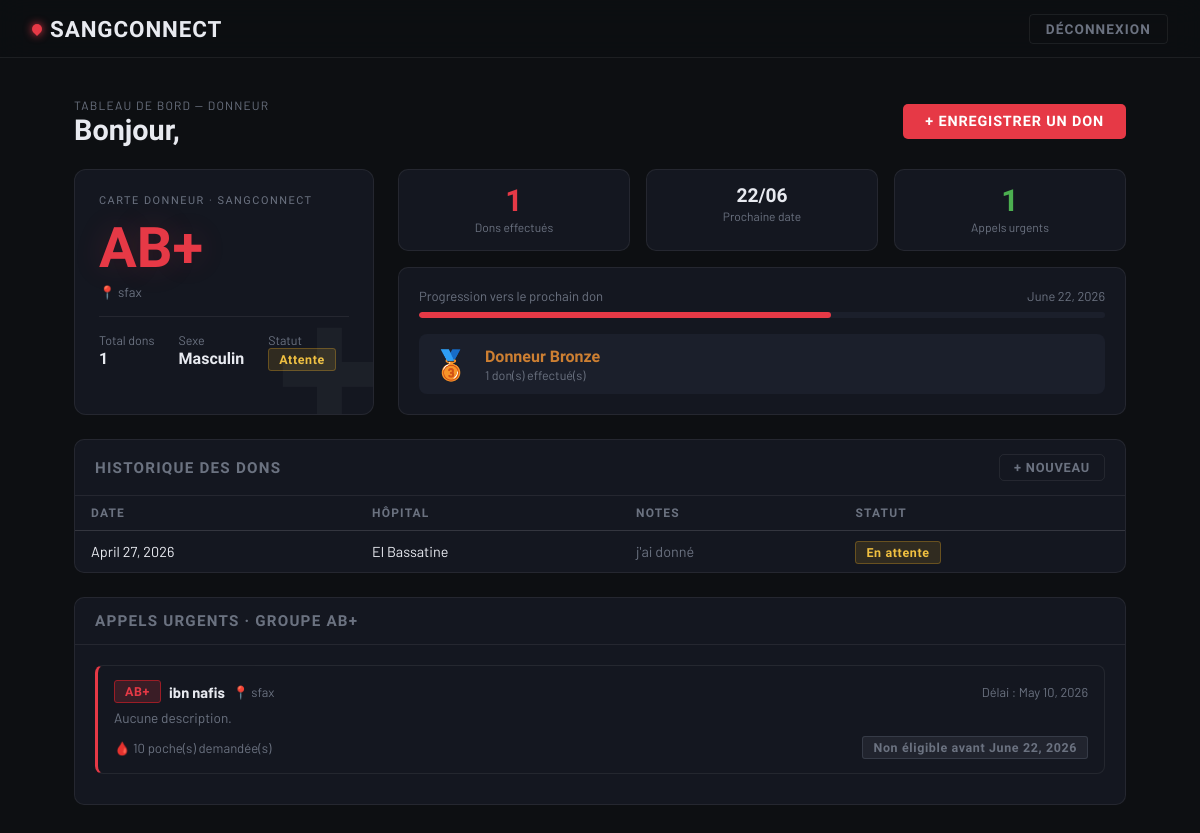
Screenshot of /donneurs/dashboard/ (signed in) with the database file from the repository.
### accounts/models.py (models this page shows, shortened)
class Donneur(models.Model):
    SEXE_CHOICES = [('M', 'Masculin'), ('F', 'Féminin')]
    user = models.OneToOneField(User, on_delete=models.CASCADE)
    groupe_sanguin = models.CharField(max_length=3, choices=GROUPES_SANGUINS)
    sexe = models.CharField(max_length=1, choices=SEXE_CHOICES)
    date_naissance = models.DateField()
    ville = models.CharField(max_length=100)
    telephone = models.CharField(max_length=20, blank=True)
    actif = models.BooleanField(default=True)
    def prochaine_date_don(self):
        dernier_don = self.don_set.order_by('-date_don').first()
        if not dernier_don:
            return date.today()
        delai = 56 if self.sexe == 'M' else 84
        return dernier_don.date_don + timedelta(days=delai)
    def est_eligible(self):
        return date.today() >= self.prochaine_date_don() and self.actif

class Hopital(models.Model):
    user = models.OneToOneField(User, on_delete=models.CASCADE)
    nom = models.CharField(max_length=200)
    adresse = models.TextField()
    ville = models.CharField(max_length=100)
    telephone = models.CharField(max_length=20)
    agrement = models.CharField(max_length=50, unique=True)
    valide = models.BooleanField(default=False)

### donneurs/models.py (models this page shows, shortened)
class Don(models.Model):
    donneur = models.ForeignKey(Donneur, on_delete=models.CASCADE)
    hopital = models.ForeignKey(Hopital, on_delete=models.SET_NULL, null=True)
    date_don = models.DateField()
    notes = models.TextField(blank=True)
    valide = models.BooleanField(default=False)

### hopitaux/models.py (models this page shows, shortened)
class DemandeUrgente(models.Model):
    hopital = models.ForeignKey(Hopital, on_delete=models.CASCADE)
    groupe_sanguin = models.CharField(max_length=3, choices=GROUPES_SANGUINS)
    quantite = models.PositiveIntegerField(help_text="Nombre de poches")
    delai = models.DateField(help_text="Date limite")
    description = models.TextField(blank=True)
    statut = models.CharField(max_length=20, choices=STATUT_DEMANDE, default='active')
    date_publication = models.DateTimeField(auto_now_add=True)

### donneurs/views.py (the view)
# urls.py: path('dashboard/', views.donneur_dashboard, name='donneur_dashboard'),
@login_required
def donneur_dashboard(request):
    donneur = get_object_or_404(Donneur, user=request.user)
    dons = Don.objects.filter(donneur=donneur)
    groupes_compatibles = COMPATIBILITE.get(donneur.groupe_sanguin, [])
    demandes = DemandeUrgente.objects.filter(
        statut='active',
        groupe_sanguin__in=groupes_compatibles
    )
    return render(request, 'donneurs/dashboard.html', {
        'donneur': donneur,
        'dons': dons,
        'demandes': demandes,
        'prochaine_date': donneur.prochaine_date_don(),
        'eligible': donneur.est_eligible(),
    })

### donneurs/templates/donneurs/dashboard.html (shortened to what this page needs)
{% extends 'accounts/base.html' %}
{% block content %}
<div class="d-flex justify-between align-center mb-4">
  <div>
    <div style="font-size:0.75rem; letter-spacing:0.1em; text-transform:uppercase; color:var(--muted); margin-bottom:4px;">
      Tableau de bord — Donneur
    </div>
    <h1 style="font-family:'Barlow Condensed',sans-serif; font-weight:800; font-size:1.8rem; line-height:1;">
      Bonjour, {{ donneur.user.get_full_name }}
    </h1>
  </div>
  <a href="{% url 'enregistrer_don' %}" class="btn-primary">+ Enregistrer un don</a>
</div>
<div class="dashboard-grid">
  <div class="donor-id-card">
    <div class="id-tag">Carte Donneur · SangConnect</div>
    <div class="blood-type">{{ donneur.groupe_sanguin }}</div>
    <div class="donor-city">📍 {{ donneur.ville }}</div>
    <hr class="id-divider">
    <div class="id-meta">
      <div class="id-meta-item">
        <div>Total dons</div>
        <div class="id-meta-val">{{ dons|length }}</div>
      </div>
      <div class="id-meta-item">
        <div>Sexe</div>
        <div class="id-meta-val">{{ donneur.get_sexe_display }}</div>
      </div>
      <div class="id-meta-item">
        <div>Statut</div>
        <div class="id-meta-val">
          {% if eligible %}<span class="badge-green">Éligible</span>{% else %}<span class="badge-yellow">Attente</span>{% endif %}
        </div>
      </div>
    </div>
  </div>
  <div>
    <div class="grid-3 mb-3">
      <div class="stat-mini">
        <div class="stat-mini-num num-red">{{ dons|length }}</div>
        <div class="stat-mini-lbl">Dons effectués</div>
      </div>
      <div class="stat-mini">
        <div class="stat-mini-num" style="font-size:1.2rem;">{{ donneur.prochaine_date_don|date:"d/m" }}</div>
        <div class="stat-mini-lbl">Prochaine date</div>
      </div>
      <div class="stat-mini">
        <div class="stat-mini-num num-green">{{ demandes|length }}</div>
        <div class="stat-mini-lbl">Appels urgents</div>
      </div>
    </div>
    <div class="sc-card">
      <div class="sc-card-body">
        <div class="d-flex justify-between align-center mb-2">
          <span style="font-size:0.82rem; color:var(--muted);">Progression vers le prochain don</span>
          {% if eligible %}
            <span class="badge-green">Éligible maintenant !</span>
          {% else %}
            <span style="font-size:0.8rem; color:var(--muted);">{{ prochaine_date }}</span>
          {% endif %}
        </div>
        <div class="prog-bar-track">
          {% if eligible %}
            <div class="prog-bar-fill full" style="width:100%;"></div>
          {% else %}
            <div class="prog-bar-fill" style="width:60%;"></div>
          {% endif %}
        </div>
        <div class="level-card">
          {% if dons|length == 0 %}
            <span class="level-icon">🌱</span>
            <div>
              <div class="level-name">Nouveau donneur</div>
              <div class="level-sub">Effectuez votre premier don</div>
            </div>
          {% elif dons|length < 3 %}
            <span class="level-icon">🥉</span>
            <div>
              <div class="level-name" style="color:#cd7f32;">Donneur Bronze</div>
              <div class="level-sub">{{ dons|length }} don(s) effectué(s)</div>
            </div>
          {% elif dons|length < 6 %}
            <span class="level-icon">🥈</span>
            <div>
              <div class="level-name" style="color:#aaa;">Donneur Argent</div>
              <div class="level-sub">{{ dons|length }} dons effectués</div>
            </div>
          {% else %}
            <span class="level-icon">🥇</span>
            <div>
              <div class="level-name" style="color:#f0c040;">Donneur Or</div>
              <div class="level-sub">{{ dons|length }} dons effectués</div>
            </div>
          {% endif %}
        </div>
      </div>
    </div>
  </div>
</div>
<div class="sc-card mb-4">
  <div class="sc-card-header">
    <span class="sc-card-title">Historique des dons</span>
    <a href="{% url 'enregistrer_don' %}" class="btn-ghost btn-sm">+ Nouveau</a>
  </div>
  {% if dons %}
    <table class="sc-table">
      <thead>
        <tr>
          <th>Date</th>
          <th>Hôpital</th>
          <th>Notes</th>
          <th>Statut</th>
        </tr>
      </thead>
      <tbody>
        {% for don in dons %}
          <tr>
            <td>{{ don.date_don }}</td>
            <td>{{ don.hopital.nom }}</td>
            <td style="color:var(--muted);">{{ don.notes|default:"—" }}</td>
            <td>
              {% if don.valide %}
                <span class="badge-green">Validé</span>
              {% else %}
                <span class="badge-yellow">En attente</span>
              {% endif %}
            </td>
          </tr>
        {% endfor %}
      </tbody>
    </table>
  {% else %}
    <div style="text-align:center; padding:2rem; color:var(--muted); font-size:0.9rem;">
      Aucun don enregistré pour le moment.
    </div>
  {% endif %}
</div>
<div class="sc-card">
  <div class="sc-card-header">
    <span class="sc-card-title">Appels urgents · Groupe {{ donneur.groupe_sanguin }}</span>
  </div>
  <div class="sc-card-body">
    {% if demandes %}
      {% for demande in demandes %}
        <div class="demande-item {% if demande.quantite >= 5 %}urgence-haute{% else %}urgence-normale{% endif %}">
          <div class="d-flex justify-between align-center mb-1">
            <div class="d-flex align-center gap-2">
              <span class="badge-red">{{ demande.groupe_sanguin }}</span>
              <strong style="font-size:0.92rem;">{{ demande.hopital.nom }}</strong>
              <span class="demande-meta">📍 {{ demande.hopital.ville }}</span>
            </div>
            <span class="demande-meta">Délai : {{ demande.delai }}</span>
          </div>
          <p class="demande-desc">{{ demande.description|default:"Aucune description." }}</p>
          <div class="d-flex justify-between align-center">
            <span style="font-size:0.82rem; color:var(--muted);">🩸 {{ demande.quantite }} poche(s) demandée(s)</span>
            {% if eligible %}
              <a href="{% url 'repondre_appel' demande.id %}" class="btn-primary btn-sm">Répondre</a>
            {% else %}
              <span class="badge-gray">Non éligible avant {{ prochaine_date }}</span>
            {% endif %}
          </div>
        </div>
      {% endfor %}
    {% else %}
      <div style="text-align:center; padding:2rem; color:var(--muted); font-size:0.9rem;">
        Aucun appel urgent compatible pour votre groupe sanguin.
      </div>
    {% endif %}
  </div>
</div>
{% endblock %}

### accounts/templates/accounts/base.html (shortened to what this page needs)
<!DOCTYPE html>
<html lang="fr">
<head>
</head>
<body>
  <nav class="sc-nav">
    <a class="sc-brand" href="{% url 'accueil' %}">
      <span class="drop"></span> SANGCONNECT
    </a>
    <div class="sc-nav-actions">
      {% if user.is_authenticated %}
        <a href="{% url 'logout' %}" class="btn-logout">Déconnexion</a>
      {% else %}
        <a href="{% url 'login' %}" class="btn-logout">Connexion</a>
      {% endif %}
    </div>
  </nav>
  <main class="sc-main">
    {% block content %}{% endblock %}
  </main>
</body>
</html>

### accounts/templates/accounts/base.html (style rules this page uses)
:root { --bg: #0d0f12; --surface: #141720; --surface2: #1b1f2b; --border: rgba(255,255,255,0.07); --red: #e63946; --red-dim: #9b1d26; --red-glow: rgba(230,57,70,0.18); --text: #e8eaf0; --muted: #6b7280; --accent: #e63946; }
* { box-sizing: border-box; margin: 0; padding: 0; }
body { background: var(--bg); color: var(--text); font-family: 'Barlow', sans-serif; font-weight: 400; min-height: 100vh; }
.sc-nav { position: sticky; top: 0; z-index: 100; background: rgba(13,15,18,0.92); backdrop-filter: blur(14px); border-bottom: 1px solid var(--border); padding: 0 2rem; height: 58px; display: flex; align-items: center; justify-content: space-between; }
.sc-brand { font-family: 'Barlow Condensed', sans-serif; font-weight: 800; font-size: 1.4rem; letter-spacing: 0.04em; color: var(--text); text-decoration: none; display: flex; align-items: center; gap: 0.5rem; }
.sc-brand .drop { display: inline-block; width: 10px; height: 10px; background: var(--red); border-radius: 50% 50% 50% 0; transform: rotate(-45deg); box-shadow: 0 0 8px var(--red); }
.sc-nav-actions { display: flex; align-items: center; gap: 1rem; }
.btn-logout { font-family: 'Barlow Condensed', sans-serif; font-weight: 600; font-size: 0.85rem; letter-spacing: 0.08em; text-transform: uppercase; color: var(--muted); background: none; border: 1px solid var(--border); padding: 6px 16px; border-radius: 4px; text-decoration: none; transition: color 0.2s, border-color 0.2s; }
.sc-main { max-width: 1100px; margin: 0 auto; padding: 2.5rem 1.5rem 4rem; }
.sc-card { background: var(--surface); border: 1px solid var(--border); border-radius: 10px; overflow: hidden; }
.sc-card-header { padding: 14px 20px; border-bottom: 1px solid var(--border); display: flex; align-items: center; justify-content: space-between; }
.sc-card-title { font-family: 'Barlow Condensed', sans-serif; font-weight: 700; font-size: 0.95rem; letter-spacing: 0.08em; text-transform: uppercase; color: var(--muted); }
.sc-card-body { padding: 20px; }
.btn-primary { font-family: 'Barlow Condensed', sans-serif; font-weight: 700; font-size: 0.9rem; letter-spacing: 0.06em; text-transform: uppercase; background: var(--red); color: #fff; border: none; padding: 9px 22px; border-radius: 5px; cursor: pointer; text-decoration: none; display: inline-block; transition: background 0.2s, box-shadow 0.2s; }
.btn-ghost { font-family: 'Barlow Condensed', sans-serif; font-weight: 600; font-size: 0.85rem; letter-spacing: 0.06em; text-transform: uppercase; background: none; color: var(--muted); border: 1px solid var(--border); padding: 8px 18px; border-radius: 5px; text-decoration: none; display: inline-block; transition: color 0.2s, border-color 0.2s; }
.btn-sm { padding: 5px 14px; font-size: 0.8rem; }
.badge-red { background: var(--red-glow); border: 1px solid var(--red-dim); color: var(--red); font-family: 'Barlow Condensed', sans-serif; font-weight: 700; font-size: 0.78rem; letter-spacing: 0.05em; padding: 3px 10px; border-radius: 3px; }
.badge-yellow { background: rgba(210,153,34,0.15); border: 1px solid rgba(210,153,34,0.35); color: #f0c040; font-family: 'Barlow Condensed', sans-serif; font-weight: 700; font-size: 0.78rem; letter-spacing: 0.05em; padding: 3px 10px; border-radius: 3px; }
.badge-gray { background: rgba(107,114,128,0.15); border: 1px solid rgba(107,114,128,0.3); color: var(--muted); font-family: 'Barlow Condensed', sans-serif; font-weight: 700; font-size: 0.78rem; letter-spacing: 0.05em; padding: 3px 10px; border-radius: 3px; }
.mb-1 { margin-bottom: 0.25rem; }
.mb-2 { margin-bottom: 0.5rem; }
.mb-3 { margin-bottom: 1rem; }
.mb-4 { margin-bottom: 1.5rem; }
.gap-2 { gap: 0.5rem; }
.d-flex { display: flex; }
.align-center { align-items: center; }
.justify-between { justify-content: space-between; }
.grid-3 { display: grid; grid-template-columns: repeat(3,1fr); gap: 1rem; }
.sc-table { width: 100%; border-collapse: collapse; }
.sc-table th { font-family: 'Barlow Condensed', sans-serif; font-weight: 700; font-size: 0.75rem; letter-spacing: 0.1em; text-transform: uppercase; color: var(--muted); padding: 10px 16px; border-bottom: 1px solid var(--border); text-align: left; }
.sc-table td { padding: 12px 16px; border-bottom: 1px solid var(--border); font-size: 0.9rem; }
.sc-table tr:last-child td { border-bottom: none; }

### rows the page displays
Donneur: groupe_sanguin "AB+", ville "sfax", sexe "Masculin", prochaine_date_don "22/06"
Don: date_don "April 27, 2026", hopital.nom "El Bassatine", notes "j'ai donné", valide "En attente"
DemandeUrgente: groupe_sanguin "AB+", hopital.nom "ibn nafis", hopital.ville "sfax", delai "May 10, 2026", description "Aucune description.", quantite "10", prochaine_date "June 22, 2026"

### other values shown
{{ dons|length }} "1"
{{ demandes|length }} "1"
{{ prochaine_date }} "June 22, 2026"
